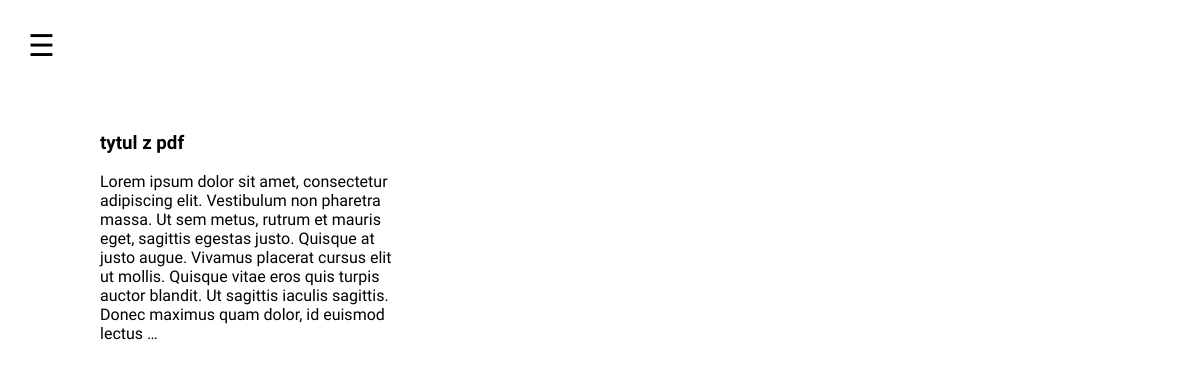
The page /text/ on the database its author committed.
### web/models.py (models this page shows, shortened)
class Text(models.Model):
    tittle = models.CharField(max_length=200)
    text = models.TextField()
    pdf = models.FileField(upload_to='media_cdn', default=None, null=True)
    data = models.DateTimeField(auto_now=False, auto_now_add=True)

### web/views.py (the view)
# urls.py: path('text/', views.press, name='press'),
def press(request):
    text = Text.objects.all().order_by("-data")
    paginator = Paginator(text, 6)
    page_number = request.GET.get('page', 1)
    page_obj = paginator.get_page(page_number)
    context = {
        'text': text,
        'page_obj':page_obj,
    }
    return render(request, 'press.html', context)

### templates/press.html (shortened to what this page needs)
  {% extends 'base.html' %}
{% load static %}
{% block content %}
<div class="photos-container">
        {% for text in page_obj %}
        <a href="{{ text.pdf.url }}" target="_new">
        <div>
            <h3>{{ text.tittle }}</h3>
            <p>{{ text.text|truncatewords:50 }}</p>
        </div>
        </a>
        {% endfor %}
</div>
{% endblock content %}

### static/portfolio/style.css (style rules this page uses)
body { font-family: 'Brygada 1918', sans-serif; }
a { text-decoration: none; color: black; }
.photos-container { width: 100%; display:grid; grid-template-columns: 300px 300px 300px; grid-gap: 50px; padding-top: 50px; justify-content: center; }

### rows shown on the page
Text: tittle "tytul z pdf", text "Lorem ipsum dolor sit amet, consectetur adipiscing elit. Vestibulum non pharetra massa. Ut sem metus, rutrum et mauris eget, sagittis egestas justo. Quisque at justo augue. Vivamus placerat cursus elit ut mollis. Quisque vitae eros quis turpis auctor blandit. Ut sagittis iaculis sagittis. Donec maximus quam dolor, id euismod lectus …"
